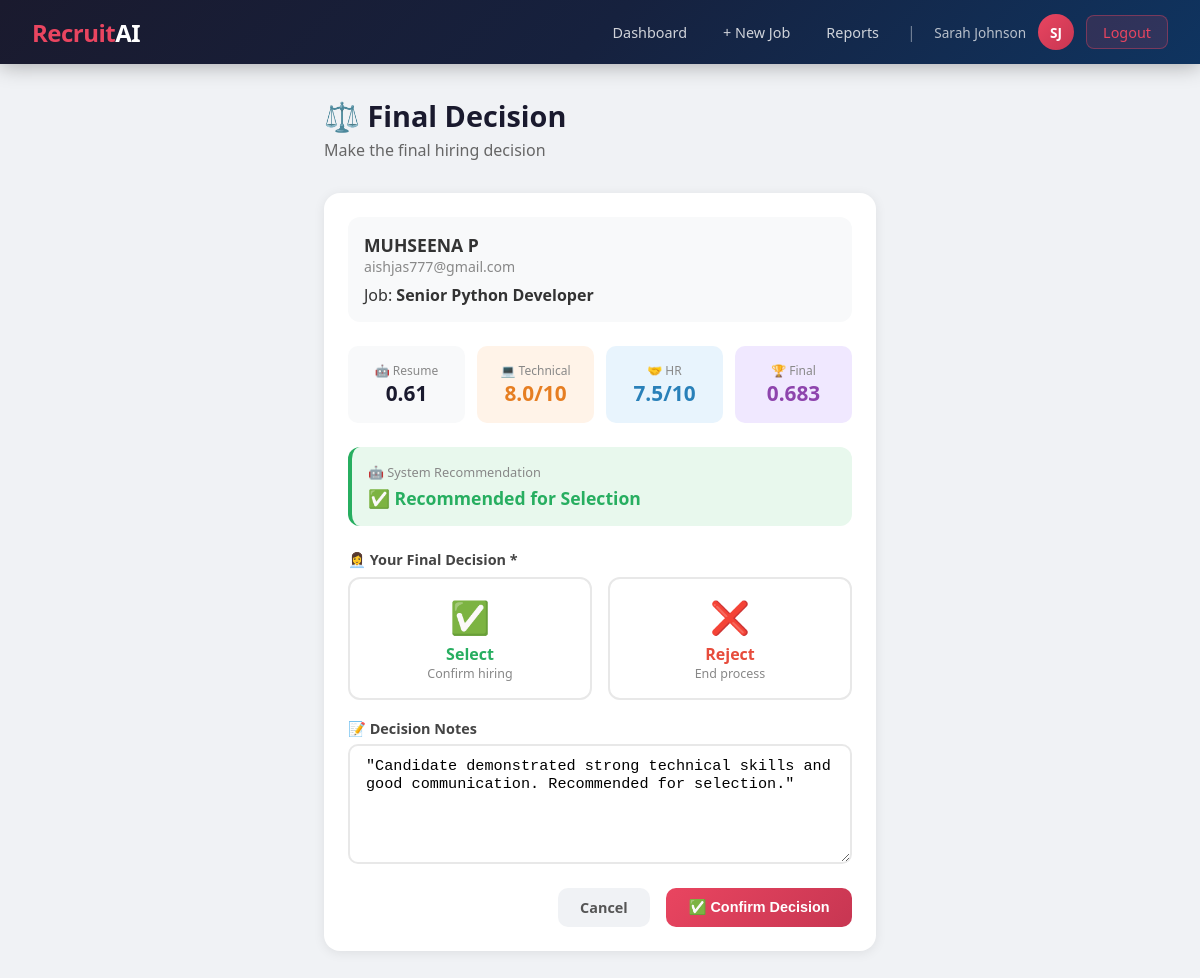
The page /hr/applications/1/final-decision/ (signed in) on the database its author committed.
### core/models.py (models this page shows, shortened)
class Application(models.Model):
    STATUS_CHOICES = [
        ('applied', 'Applied'),
        ('not_shortlisted', 'Not Shortlisted'),
        ('shortlisted', 'Shortlisted'),
        ('technical_scheduled', 'Technical Interview Scheduled'),
        ('technical_completed', 'Technical Interview Completed'),
        ('hr_scheduled', 'HR Interview Scheduled'),
        ('hr_completed', 'HR Interview Completed'),
        ('system_recommended', 'System Recommended'),
        ('selected', 'Selected'),
        ('rejected', 'Rejected'),
    ]
    RECOMMENDATION_CHOICES = [
        ('selected', 'Selected'),
        ('rejected', 'Rejected'),
    ]
    job = models.ForeignKey(
        Job,
        on_delete=models.CASCADE,
        related_name='applications'
    )
    candidate = models.ForeignKey(
        User,
        on_delete=models.CASCADE,
        related_name='applications'
    )
    resume = models.FileField(
        upload_to='resumes/'
    )
    resume_text = models.TextField(
        blank=True
    )
    status = models.CharField(
        max_length=30,
        choices=STATUS_CHOICES,
        default='applied',
        null=False,
        blank=False
    )
    rank = models.IntegerField(
        null=True,
        blank=True
    )
    applied_at = models.DateTimeField(
        auto_now_add=True
    )
    updated_at = models.DateTimeField(
        auto_now=True
    )
    resume_score = models.FloatField(
        null=True,
        blank=True
    )
    missing_skills = models.TextField(
        blank=True
    )
    rejection_reason = models.TextField(
        blank=True
    )
    technical_date = models.DateField(
        null=True,
        blank=True
    )
    technical_time = models.TimeField(
        null=True,
        blank=True
    )
    technical_interviewer = models.CharField(
        max_length=100,
        blank=True
    )
    technical_score = models.FloatField(
        null=True,
        blank=True
    )
    technical_attended = models.BooleanField(
        null=True,
        blank=True
    )
    technical_feedback = models.TextField(
        blank=True
    )
    hr_date = models.DateField(
        null=True,
        blank=True
    )
    hr_time = models.TimeField(
        null=True,
        blank=True
    )
    hr_interviewer = models.CharField(
        max_length=100,
        blank=True
    )
    hr_score = models.FloatField(
        null=True,
        blank=True
    )
    hr_attended = models.BooleanField(
        null=True,
        blank=True
    )
    hr_feedback = models.TextField(
        blank=True
    )
    final_score = models.FloatField(
        null=True,
        blank=True
    )
    system_recommendation = models.CharField(
        max_length=10,
        choices=RECOMMENDATION_CHOICES,
        null=True,
        blank=True
    )
    final_decision = models.CharField(
        max_length=10,
        choices=RECOMMENDATION_CHOICES,
        null=True,
        blank=True
    )
    hr_decision_notes = models.TextField(
        blank=True
    )
    class Meta:
        unique_together = ('job', 'candidate')
        ordering = ['-resume_score']

class Job(models.Model):
    hr = models.ForeignKey(
        User,
        on_delete=models.CASCADE,
        related_name='jobs'
    )
    title = models.CharField(
        max_length=200
    )
    required_skills = models.TextField(
        help_text="Comma-separated skills"
    )
    required_experience = models.CharField(
        max_length=100
    )
    description = models.TextField()
    start_date = models.DateField(
        null=True,
        blank=True
    )
    end_date = models.DateField(
        null=True,
        blank=True
    )
    created_at = models.DateTimeField(
        auto_now_add=True
    )
    updated_at = models.DateTimeField(
        auto_now=True
    )

### core/views.py (the view)
    @login_required
    def wrapper(request, *args, **kwargs):
        if not hasattr(request.user, 'profile') or not request.user.profile.is_hr():
            messages.error(request, "Access denied. HR only.")
            return redirect('dashboard')
        return func(request, *args, **kwargs)

### core/forms.py
class FinalDecisionForm(forms.ModelForm):
    DECISION_CHOICES = [
        ('selected', '✅ Select Candidate'),
        ('rejected', '❌ Reject Candidate'),
    ]
    class Meta:
        model = Application
        fields = ['final_decision', 'hr_decision_notes']
        widgets = {
            'hr_decision_notes': forms.Textarea(attrs={
                'rows': 4,
                'placeholder': 'Enter notes for final decision...'
            }),
        }
        labels = {
            'final_decision': 'Final Decision',
            'hr_decision_notes': 'Decision Notes',
        }
    def __init__(self, *args, **kwargs):
        super().__init__(*args, **kwargs)
        self.fields['final_decision'].choices = self.DECISION_CHOICES

### core/models.py (called while the page is built)
    def is_hr(self):
        return self.role == 'hr'

### core/views.py (called while the page is built)
def require_hr(func):
    @login_required
    def wrapper(request, *args, **kwargs):
        if not hasattr(request.user, 'profile') or not request.user.profile.is_hr():
            messages.error(request, "Access denied. HR only.")
            return redirect('dashboard')
        return func(request, *args, **kwargs)
    wrapper.__name__ = func.__name__
    return wrapper

### core/templates/core/final_decision.html (shortened to what this page needs)
{% extends 'core/base.html' %}
{% block content %}
<div class="container" style="max-width:600px;">
    <div class="page-header">
        <h1>⚖️ Final Decision</h1>
        <p>Make the final hiring decision</p>
    </div>
    <div class="card">
        <div style="background:#f8f9fa; border-radius:12px; padding:1rem; margin-bottom:1.5rem;">
            <div style="font-weight:700; font-size:1.1rem;">
                {{ application.candidate.get_full_name|default:application.candidate.username }}
            </div>
            <div style="color:#888; font-size:0.88rem;">{{ application.candidate.email }}</div>
            <div style="margin-top:0.5rem;">Job: <strong>{{ application.job.title }}</strong></div>
        </div>
        <div style="display:flex; gap:0.75rem; margin-bottom:1.5rem; flex-wrap:wrap;">
            <div style="flex:1; text-align:center; padding:1rem; background:#f8f9fa; border-radius:10px; min-width:100px;">
                <div style="font-size:0.75rem; color:#888;">🤖 Resume</div>
                <div style="font-size:1.3rem; font-weight:800; color:#1a1a2e;">{{ application.resume_score|floatformat:2 }}</div>
            </div>
            <div style="flex:1; text-align:center; padding:1rem; background:#fff3e8; border-radius:10px; min-width:100px;">
                <div style="font-size:0.75rem; color:#888;">💻 Technical</div>
                <div style="font-size:1.3rem; font-weight:800; color:#e67e22;">{{ application.technical_score }}/10</div>
            </div>
            <div style="flex:1; text-align:center; padding:1rem; background:#e8f4fd; border-radius:10px; min-width:100px;">
                <div style="font-size:0.75rem; color:#888;">🤝 HR</div>
                <div style="font-size:1.3rem; font-weight:800; color:#2980b9;">{{ application.hr_score }}/10</div>
            </div>
            <div style="flex:1; text-align:center; padding:1rem; background:#f0e8ff; border-radius:10px; min-width:100px;">
                <div style="font-size:0.75rem; color:#888;">🏆 Final</div>
                <div style="font-size:1.3rem; font-weight:800; color:#8e44ad;">{{ application.final_score|floatformat:3 }}</div>
            </div>
        </div>
        <div style="padding:1rem; border-radius:12px; margin-bottom:1.5rem; background:{% if application.system_recommendation == 'selected' %}#e8f8ed{% else %}#fde8e8{% endif %}; border-left:4px solid {% if application.system_recommendation == 'selected' %}#27ae60{% else %}#e74c3c{% endif %};">
            <div style="font-size:0.8rem; color:#888;">🤖 System Recommendation</div>
            <div style="font-weight:700; font-size:1.1rem; color:{% if application.system_recommendation == 'selected' %}#27ae60{% else %}#e74c3c{% endif %}; margin-top:0.3rem;">
                {% if application.system_recommendation == 'selected' %}✅ Recommended for Selection{% else %}❌ Not Recommended{% endif %}
            </div>
        </div>
        <form method="post">
            <div class="form-group">
                <label class="form-label">👩‍💼 Your Final Decision *</label>
                <div style="display:flex; gap:1rem; margin-top:0.5rem;">
                    <label style="flex:1; cursor:pointer; padding:1rem; border:2px solid #e8e8e8; border-radius:12px; text-align:center;">
                        <div style="font-size:2rem;">✅</div>
                        <div style="font-weight:700; color:#27ae60; margin-top:0.3rem;">Select</div>
                        <div style="font-size:0.78rem; color:#888;">Confirm hiring</div>
                    </label>
                    <label style="flex:1; cursor:pointer; padding:1rem; border:2px solid #e8e8e8; border-radius:12px; text-align:center;">
                        <div style="font-size:2rem;">❌</div>
                        <div style="font-weight:700; color:#e74c3c; margin-top:0.3rem;">Reject</div>
                        <div style="font-size:0.78rem; color:#888;">End process</div>
                    </label>
                </div>
            </div>
            <div class="form-group">
                <label class="form-label">📝 Decision Notes</label>
                <textarea name="hr_decision_notes" class="form-control" rows="3"
                    placeholder="Add notes for your decision...">{{ application.hr_decision_notes }}</textarea>
            </div>
            <div style="display:flex; gap:1rem; justify-content:flex-end; margin-top:1rem;">
                <a href="{% url 'job_applicants' application.job.pk %}" class="btn btn-secondary">Cancel</a>
                <button type="submit" class="btn btn-primary">✅ Confirm Decision</button>
            </div>
        </form>
    </div>
</div>
{% endblock %}

### core/templates/core/base.html (shortened to what this page needs)
<!DOCTYPE html>
<html lang="en">
<head>
</head>
<body>
{% if user.is_authenticated %}
<nav class="navbar">
    <a href="{% url 'dashboard' %}" class="navbar-brand">Recruit<span>AI</span></a>
    <div class="navbar-nav">
        {% if user.profile.is_hr %}
            <a href="{% url 'hr_dashboard' %}" class="nav-link">Dashboard</a>
            <a href="{% url 'create_job' %}" class="nav-link">+ New Job</a>
            <a href="{% url 'hr_reports' %}" class="nav-link">Reports</a>
        {% else %}
            <a href="{% url 'candidate_dashboard' %}" class="nav-link">My Applications</a>
            <a href="{% url 'job_list' %}" class="nav-link">Browse Jobs</a>
        {% endif %}
        <span style="color:rgba(255,255,255,0.4); padding: 0 0.5rem;">|</span>
        <span class="nav-username">{{ user.get_full_name|default:user.username }}</span>
        <a href="{% url 'view_profile' %}" class="nav-avatar" title="View Profile">
            {{ user.first_name|first|upper }}{{ user.last_name|first|upper }}
        </a>
        <a href="{% url 'logout' %}" class="btn-logout" style="margin-left:0.5rem;">Logout</a>
    </div>
</nav>
{% endif %}
{% block content %}{% endblock %}
</body>
</html>

### core/templates/core/base.html (style rules this page uses)
* { box-sizing: border-box; margin: 0; padding: 0; }
body { font-family: 'Segoe UI', sans-serif; background: #f0f2f5; color: #333; min-height: 100vh; }
.navbar { background: linear-gradient(135deg, #1a1a2e 0%, #16213e 50%, #0f3460 100%); padding: 0 2rem; display: flex; align-items: center; justify-content: space-between; height: 64px; box-shadow: 0 2px 20px rgba(0,0,0,0.3); position: sticky; top: 0; z-index: 100; }
.navbar-brand { color: #e94560; font-size: 1.5rem; font-weight: 800; text-decoration: none; letter-spacing: -0.5px; }
.navbar-brand span { color: #fff; }
.navbar-nav { display: flex; gap: 0.25rem; align-items: center; }
.nav-link { color: rgba(255,255,255,0.8); text-decoration: none; padding: 0.5rem 1rem; border-radius: 8px; font-size: 0.9rem; transition: all 0.2s; }
.btn-logout { background: rgba(233,69,96,0.15); border: 1px solid rgba(233,69,96,0.4); color: #e94560; padding: 0.4rem 1rem; border-radius: 8px; cursor: pointer; font-size: 0.9rem; text-decoration: none; transition: all 0.2s; }
.nav-avatar { width: 36px; height: 36px; border-radius: 50%; background: linear-gradient(135deg, #e94560, #c73652); color: #fff; display: flex; align-items: center; justify-content: center; font-weight: 700; font-size: 0.85rem; cursor: pointer; text-decoration: none; margin-left: 0.5rem; transition: all 0.2s; }
.nav-username { color: rgba(255,255,255,0.7); font-size: 0.85rem; margin-left: 0.4rem; }
.container { max-width: 1200px; margin: 2rem auto; padding: 0 1.5rem; }
.page-header { margin-bottom: 2rem; }
.page-header h1 { font-size: 1.8rem; color: #1a1a2e; font-weight: 700; }
.page-header p { color: #666; margin-top: 0.25rem; }
.card { background: #fff; border-radius: 16px; box-shadow: 0 2px 12px rgba(0,0,0,0.08); padding: 1.5rem; margin-bottom: 1.5rem; }
.btn { display: inline-block; padding: 0.6rem 1.4rem; border-radius: 10px; font-size: 0.9rem; font-weight: 600; cursor: pointer; border: none; text-decoration: none; transition: all 0.2s; }
.btn-primary { background: linear-gradient(135deg, #e94560, #c73652); color: #fff; }
.btn-secondary { background: #f0f2f5; color: #555; }
.form-group { margin-bottom: 1.2rem; }
.form-label { display: block; font-weight: 600; margin-bottom: 0.4rem; color: #444; font-size: 0.9rem; }
.form-control { width: 100%; padding: 0.65rem 1rem; border: 2px solid #e8e8e8; border-radius: 10px; font-size: 0.95rem; transition: border-color 0.2s; outline: none; }
textarea.form-control { resize: vertical; min-height: 120px; }

### rows shown on the page
Application: candidate.get_full_name "MUHSEENA P", candidate.email "aishjas777@gmail.com", job "Senior Python Developer", resume_score "0.61", technical_score "8.0", hr_score "7.5", final_score "0.683", hr_decision_notes "\"Candidate demonstrated strong technical skills and good communication. Recommended for selection.\""

### other values the page prints
{{ user.get_full_name|default:user.username }} "Sarah Johnson"
{{ user.first_name|first|upper }} "S"
{{ user.last_name|first|upper }} "J"
